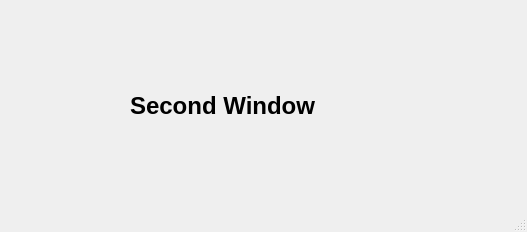
<?xml version="1.0" encoding="UTF-8"?>
<ui version="4.0">
 <class>SecondWindow</class>
 <widget class="QMainWindow" name="SecondWindow">
  <property name="geometry">
   <rect>
    <x>0</x>
    <y>0</y>
    <width>527</width>
    <height>232</height>
   </rect>
  </property>
  <property name="windowTitle">
   <string>MainWindow</string>
  </property>
  <widget class="QWidget" name="centralwidget">
   <widget class="QLabel" name="label">
    <property name="geometry">
     <rect>
      <x>130</x>
      <y>70</y>
      <width>311</width>
      <height>71</height>
     </rect>
    </property>
    <property name="font">
     <font>
      <pointsize>18</pointsize>
      <weight>75</weight>
      <bold>true</bold>
     </font>
    </property>
    <property name="text">
     <string>Second Window</string>
    </property>
   </widget>
  </widget>
  <widget class="QMenuBar" name="menubar">
   <property name="geometry">
    <rect>
     <x>0</x>
     <y>0</y>
     <width>527</width>
     <height>26</height>
    </rect>
   </property>
  </widget>
  <widget class="QStatusBar" name="statusbar"/>
 </widget>
 <resources/>
 <connections/>
</ui>
